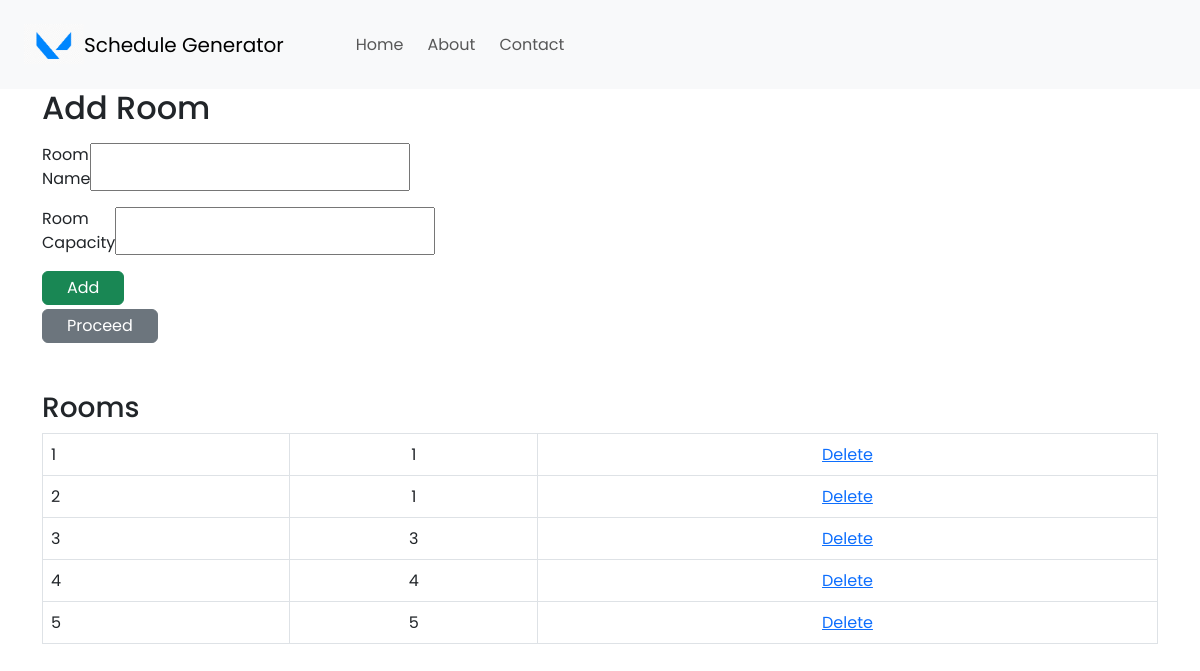
The page /add-room on the database its author committed.
### my_app/models.py (models this page shows, shortened)
class Room(models.Model):
    name = models.CharField(max_length=100)
    capacity = models.IntegerField(default=0)

### my_app/views.py (the view)
# urls.py: path('add-room', views.addRoom, name='add-room'),
def addRoom(request):
    if request.method == 'POST':
        form = RoomForm(request.POST)
        if form.is_valid():
            form.save()
            all_rooms = Room.objects.all
            return render(request, 'add-room.html', {'all_rooms': all_rooms})
    else:
        all_rooms = Room.objects.all
        return render(request, 'add-room.html', {'all_rooms': all_rooms})

### my_app/templates/add-room.html (shortened to what this page needs)
{% extends 'base.html' %}
{% block content %}
  <div style="width: 320px;">
    <form method="POST">
      <h2>Add Room</h2>
      <div class="mt-3 d-flex justify-content-between">
        <label>Room Name</label>
        <input type="text" name="name" />
      </div>
      <div class="mt-3 d-flex justify-content-between">
        <label>Room Capacity</label>
        <input type="number" name="capacity" />
      </div>
      <button type="submit" class="mt-3 btn btn-success btn-large px-4 py-1">Add</button>
    </form>
    <button
        class="mt-1 btn btn-secondary btn-large px-4 py-1"
        onclick="window.location.href='/add-meetingTime'"
    >Proceed
    </button>
  </div>
  {% if all_rooms %}
    <h3 class="mt-5">Rooms</h3>
    <table class="table table-bordered">
      {% for room in all_rooms %}
        <tr>
          <td>{{ room.name }}</td>
          <td>
            <center>{{ room.capacity }}</center>
          </td>
          <td>
            <center><a href="{% url 'delete-room' room.id %}"> Delete</a></center>
          </td>
        </tr>
      {% endfor %}
    </table>
  {% endif %}
{% endblock %}

### my_app/static/css/home.css (style rules this page uses)
* { margin: 0; padding: 0; box-sizing: border-box; font-family: 'Poppins', sans-serif; }

### rows shown on the page
Room: name "1", capacity "1"
Room: name "2", capacity "1"
Room: name "3", capacity "3"
Room: name "4", capacity "4"
Room: name "5", capacity "5"
